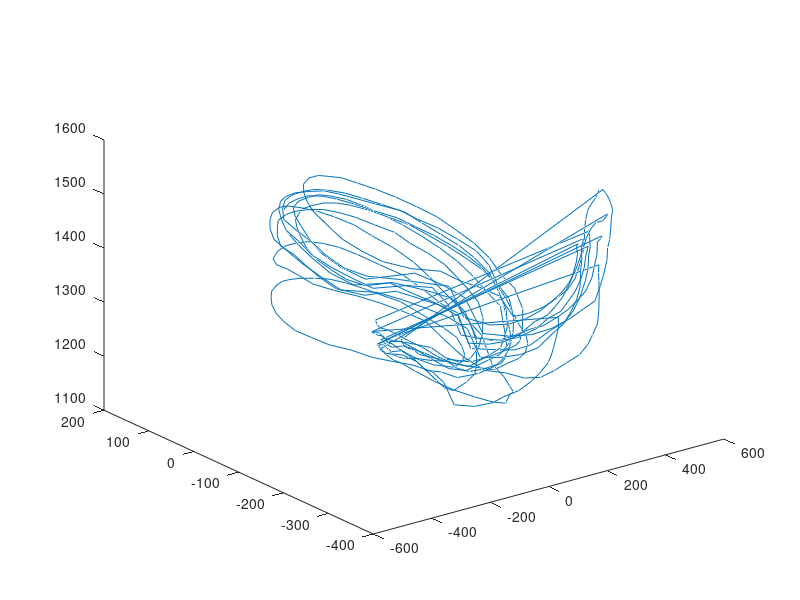

The MATLAB source for this figure:
close all; clear; clc;

load('gesture_dataset.mat');
Input = gesture_l;
x=Input(:,:,1),y=Input(:,:,2),z=Input(:,:,3)
plot3(x(:),y(:),z(:));
cluster_number = 7;
sample = size(Input, 1);


for i = 1 : sample
    for k = 1 : cluster_number
        
        
    end
    
end